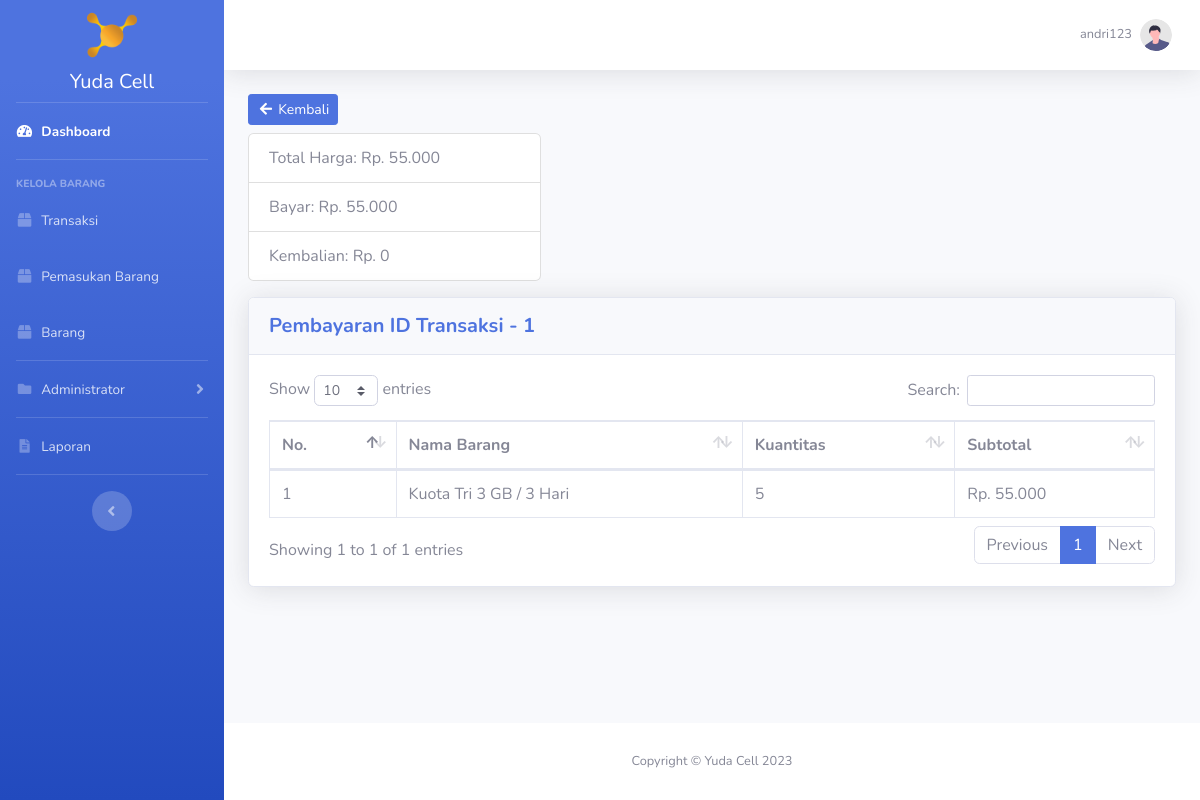
Page /transaksi/detail_transaksi.php?id_transaksi=1 (signed in) on the committed database.
### tables this page shows
CREATE TABLE `user` (
  `id_user` int(11) NOT NULL,
  `username` varchar(20) NOT NULL,
  `password` varchar(300) NOT NULL,
  `hak_akses` enum('administrator','operator') NOT NULL,
  `nama_lengkap` varchar(50) NOT NULL,
  `no_telp_user` varchar(20) NOT NULL
);

CREATE TABLE `transaksi` (
  `id_transaksi` int(11) NOT NULL,
  `tanggal_transaksi` datetime NOT NULL,
  `total_harga` int(11) DEFAULT NULL,
  `bayar` int(11) DEFAULT NULL,
  `kembalian` int(11) DEFAULT NULL,
  `id_user` int(11) NOT NULL
);

CREATE TABLE `detail_transaksi` (
  `id_detail_transaksi` int(11) NOT NULL,
  `id_transaksi` int(11) NOT NULL,
  `id_barang` int(11) NOT NULL,
  `kuantitas` int(11) NOT NULL,
  `subtotal` int(11) NOT NULL
);

CREATE TABLE `barang` (
  `id_barang` int(11) NOT NULL,
  `nama_barang` varchar(50) NOT NULL,
  `harga_beli` int(11) NOT NULL,
  `harga_jual` int(11) NOT NULL,
  `stok_barang` int(11) NOT NULL,
  `id_jenis_barang` int(11) NOT NULL
);

### transaksi/detail_transaksi.php (the view, shortened to what this page needs)
<?php
require_once '../koneksi.php';
$id_transaksi = htmlspecialchars($_GET['id_transaksi']);
$data_transaksi = mysqli_fetch_assoc(mysqli_query($koneksi, "SELECT * FROM transaksi INNER JOIN user ON transaksi.id_user = user.id_user WHERE transaksi.id_transaksi = '$id_transaksi'"));
$detail_transaksi = mysqli_query($koneksi, "SELECT * FROM detail_transaksi INNER JOIN transaksi ON detail_transaksi.id_transaksi = transaksi.id_transaksi INNER JOIN barang ON detail_transaksi.id_barang = barang.id_barang WHERE detail_transaksi.id_transaksi = '$id_transaksi' ORDER BY barang.nama_barang ASC");
$id_user = htmlspecialchars($_SESSION['id_user']);
$data_profile = mysqli_fetch_assoc(mysqli_query($koneksi, "SELECT * FROM user WHERE id_user = '$id_user'"));
?>
<!DOCTYPE html>
<html lang="en">
<head>
    <?php include_once '../include/head.php'; ?>
</head>
<body id="page-top">
    <div id="wrapper">
        <?php include_once '../include/sidebar.php'; ?>
        <div id="content-wrapper" class="d-flex flex-column">
            <div id="content">
                <?php include_once '../include/topbar.php'; ?>
                <div class="container-fluid">
                	<div class="row mb-2">
                		<div class="col-lg-4">
                            <a href="<?= BASE_URL; ?>transaksi/index.php" class="btn btn-sm btn-primary"><i class="fas fa-fw fa-arrow-left"></i> Kembali</a>
                			<ul class="list-group my-2">
							  <li class="list-group-item">Total Harga: Rp. <?= str_replace(",", ".", number_format($data_transaksi['total_harga'])); ?></li>
							  <li class="list-group-item">Bayar: Rp. <?= str_replace(",", ".", number_format($data_transaksi['bayar'])); ?></li>
							  <li class="list-group-item">Kembalian: Rp. <?= str_replace(",", ".", number_format($data_transaksi['kembalian'])); ?></li>
							</ul>
                		</div>
                	</div>
                    <div class="card shadow mb-4">
                        <div class="card-header py-3">
                            <div class="row">
                                <div class="col head-left">
                                    <h5 class="my-auto font-weight-bold text-primary">Pembayaran ID Transaksi - <?= $data_transaksi['id_transaksi']; ?></h5>
                                </div>
                            </div>
                        </div>
                        <div class="card-body">
                            <div class="table-responsive">
	                            <table class="table table-bordered" id="dataTable" width="100%" cellspacing="0">
									<thead>
										<tr>
											<th>No.</th>
											<th>Nama Barang</th>
											<th>Kuantitas</th>
											<th>Subtotal</th>
										</tr>
									</thead>
									<tbody>
										<?php $i = 1; ?>
										<?php foreach ($detail_transaksi as $ddt): ?>
											<tr>
												<td><?= $i++; ?></td>
												<td><?= $ddt['nama_barang']; ?></td>
												<td><?= $ddt['kuantitas']; ?></td>
												<td>Rp. <?= str_replace(",", ".", number_format($ddt['subtotal'])); ?></td>
											</tr>
										<?php endforeach ?>
									</tbody>
								</table>
							</div>
                        </div>
                    </div>
				</div>
            </div>
            <?php include_once '../include/footer.php'; ?>
        </div>
    </div>
</body>
</html>

### include/topbar.php (shortened to what this page needs)
<nav class="navbar navbar-expand navbar-light bg-white topbar mb-4 static-top shadow">
    <ul class="navbar-nav ml-auto">
        <li class="nav-item dropdown no-arrow">
            <a class="nav-link dropdown-toggle" href="#" id="userDropdown" role="button"
                data-toggle="dropdown" aria-haspopup="true" aria-expanded="false">
                <span class="mr-2 d-none d-lg-inline text-gray-600 small"><?= $data_profile['username']; ?></span>
                <img class="img-profile rounded-circle"
                    src="<?= BASE_URL; ?>img/undraw_profile.svg">
            </a>
        </li>
    </ul>
</nav>

### css/yuda_cell.css (style rules this page uses)
html { scroll-behavior: smooth; }
.head-left { text-align: left; margin-top: auto; margin-bottom: auto; }

### rows in the picture
user: username "andri123"
transaksi: total_harga "55.000", bayar "55.000", kembalian "0", id_transaksi "1"
detail_transaksi: id_barang.nama_barang "Kuota Tri 3 GB / 3 Hari", kuantitas "5", subtotal "55.000"
